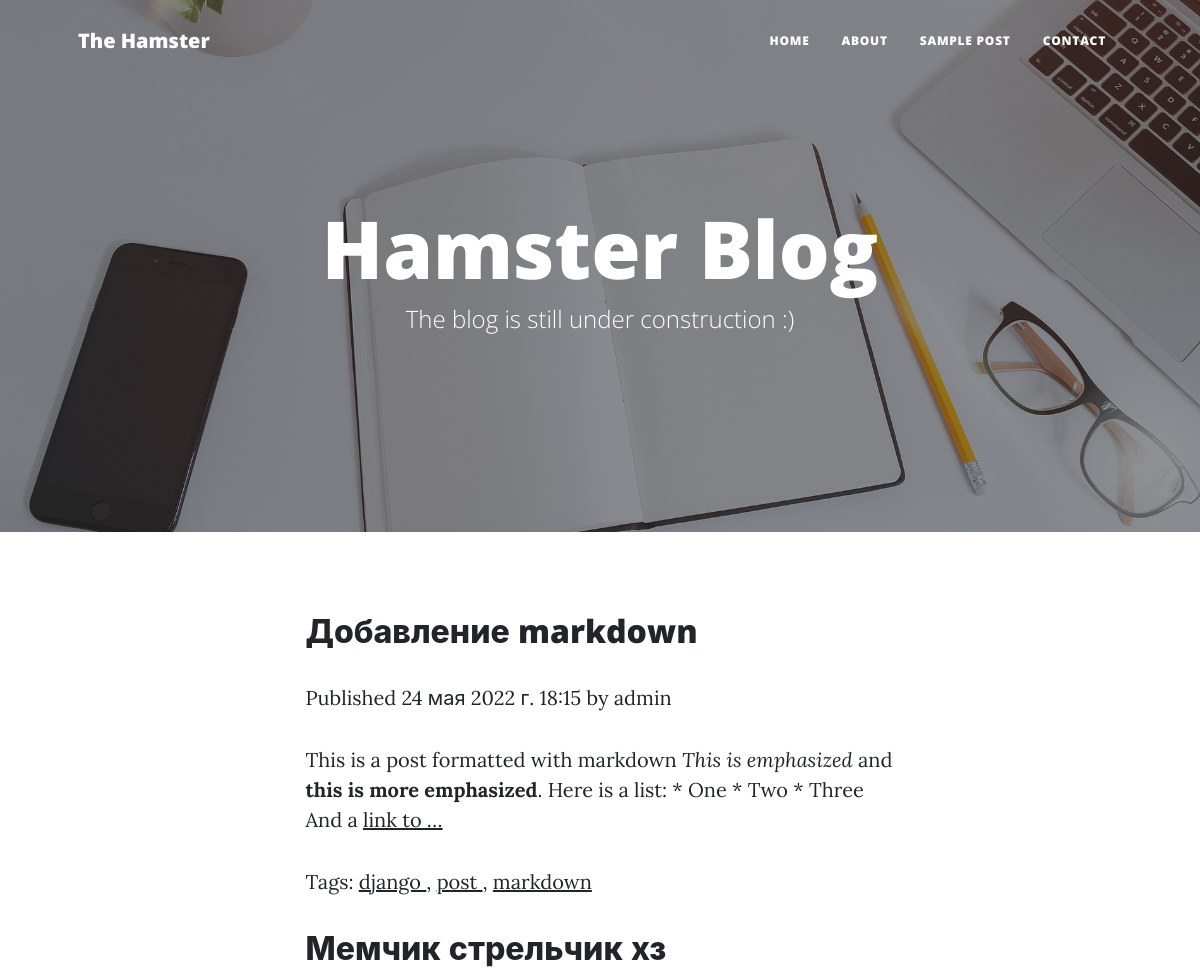
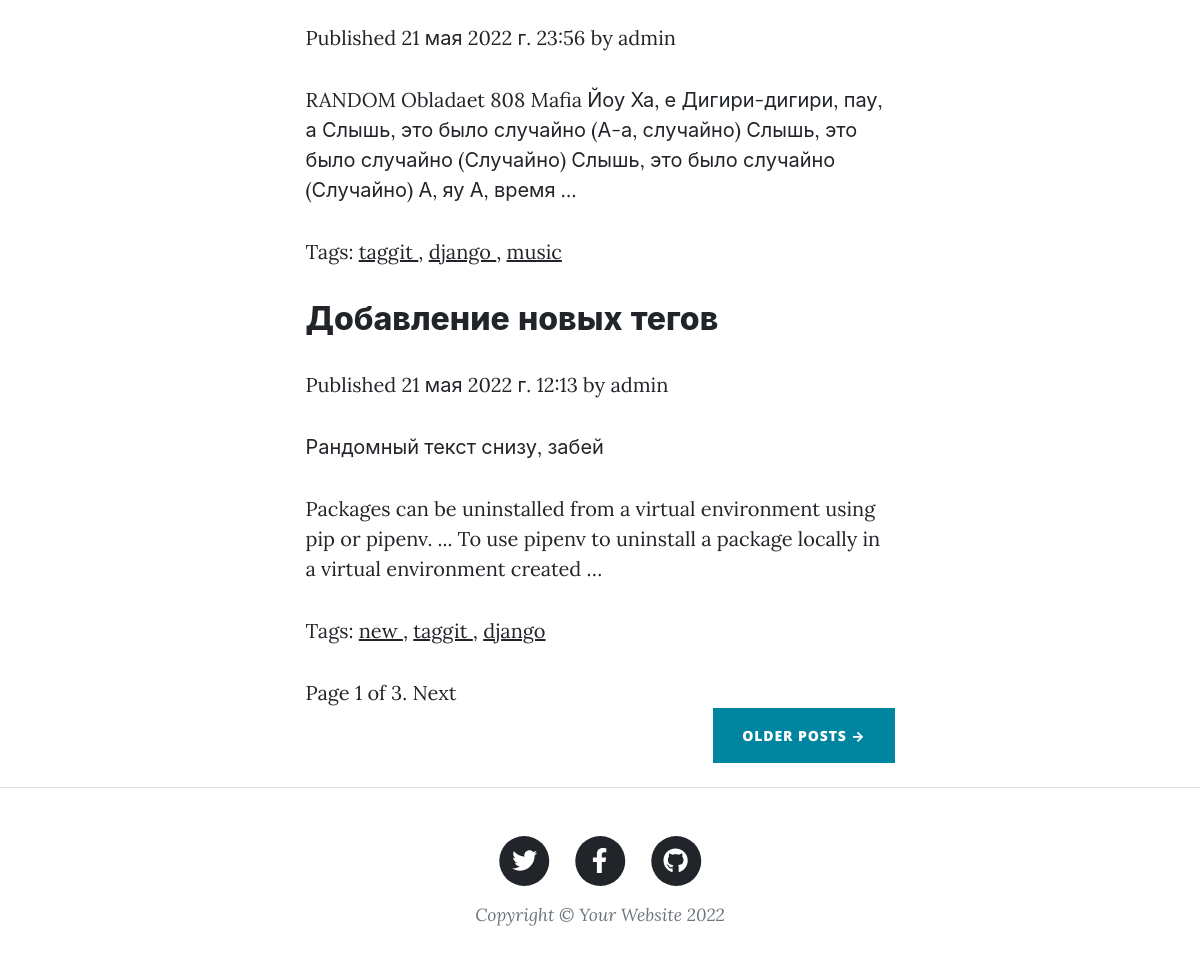
The page / on the database its author committed (2 pictures, top to bottom).
### blog/models.py (models this page shows, shortened)
class Post(models.Model):
    STATUS_CHOICES = (
        ('draft', 'Draft'),
        ('published', 'Published'),
    )
    title = models.CharField(max_length=250)
    slug = models.SlugField(max_length=250, unique_for_date='publish')
    author = models.ForeignKey(User, on_delete=models.CASCADE,
                               related_name='blog_posts')
    body = models.TextField()
    publish = models.DateTimeField(default=timezone.now)
    created = models.DateTimeField(auto_now_add=True)
    updated = models.DateTimeField(auto_now=True)
    status = models.CharField(max_length=10, choices=STATUS_CHOICES, default='draft')
    class Meta:
        ordering = ('-publish',)
    objects = models.Manager()          # Менеджер по умолчанию.
    published = PublishedManager()      # Наш новый менеджер.
    def get_absolute_url(self):
        return reverse('blog:post_detail', args=[self.publish.year,
                                                 self.publish.month,
                                                 self.publish.day, self.slug])
    tags = TaggableManager()

### blog/views.py (the view)
# urls.py: path('', views.post_list, name='post_list'),
def post_list(request, tag_slug=None):
    object_list = Post.published.all()
    tag = None
    if tag_slug:
        tag = get_object_or_404(Tag, slug=tag_slug)
        object_list = object_list.filter(tags__in=[tag])
    paginator = Paginator(object_list, 3)  # По 3 статьи на каждой странице.
    page = request.GET.get('page')
    try:
        posts = paginator.page(page)
    except PageNotAnInteger:
        posts = paginator.page(1)
    except EmptyPage:
        posts = paginator.page(paginator.num_pages)
    return render(request, 'blog/post/list.html', {'page': page, 'posts': posts, 'tag': tag})

### blog/models.py (called while the page is built)
    def get_queryset(self):
        return super().get_queryset().filter(status='published')

### blog/templatetags/blog_tags.py (called while the page is built)
@register.filter(name='markdown')
def markdown_format(text):
    return mark_safe(markdown.markdown(text))

### blog/templates/blog/post/list.html (shortened to what this page needs)
{% extends "blog/index.html" %}
{% load blog_tags %}
{% block content %}
    {% for post in posts %}
        <h2>
            <a href="{{ post.get_absolute_url }}">
                {{ post.title }}</a>
        </h2>
        <p class="date">
            Published {{ post.publish }} by {{ post.author }}
        </p>
        {{ post.body|markdown|truncatewords_html:30 }}
        <p class="tags">
            Tags:
            {% for tag in post.tags.all %}
                <a href='{% url "blog:post_list_by_tag" tag.slug %}'>
                    {{ tag.name }}
                </a>
                {% if not forloop.last %}, {% endif %}
            {% endfor %}
        </p>
    {% endfor %}
    {% include "pagination.html" with page=posts %}
{% endblock %}

### rows shown on the page
Post: title "Добавление markdown", publish "24 мая 2022 г. 18:15", author "admin", body "This is a post formatted with markdown This is emphasized and this is more emphasized . Here is a list: * One * Two * Three And a link to …"
Tag: name "django"
Tag: name "post"
Tag: name "markdown"
Post: title "Мемчик стрельчик хз", publish "21 мая 2022 г. 23:56", author "admin", body "RANDOM Obladaet 808 Mafia Йоу Ха, е Дигири-дигири, пау, а Слышь, это было случайно (А-а, случайно) Слышь, это было случайно (Случайно) Слышь, это было случайно (Случайно) А, яу А, время …"
Tag: name "taggit"
Tag: name "music"
Post: title "Добавление новых тегов", publish "21 мая 2022 г. 12:13", author "admin", body "Рандомный текст снизу, забей Packages can be uninstalled from a virtual environment using pip or pipenv. ... To use pipenv to uninstall a package locally in a virtual environment created …"
Tag: name "new"

### other values the page prints
{{ page.number }} "1"
{{ page.paginator.num_pages }} "3"
